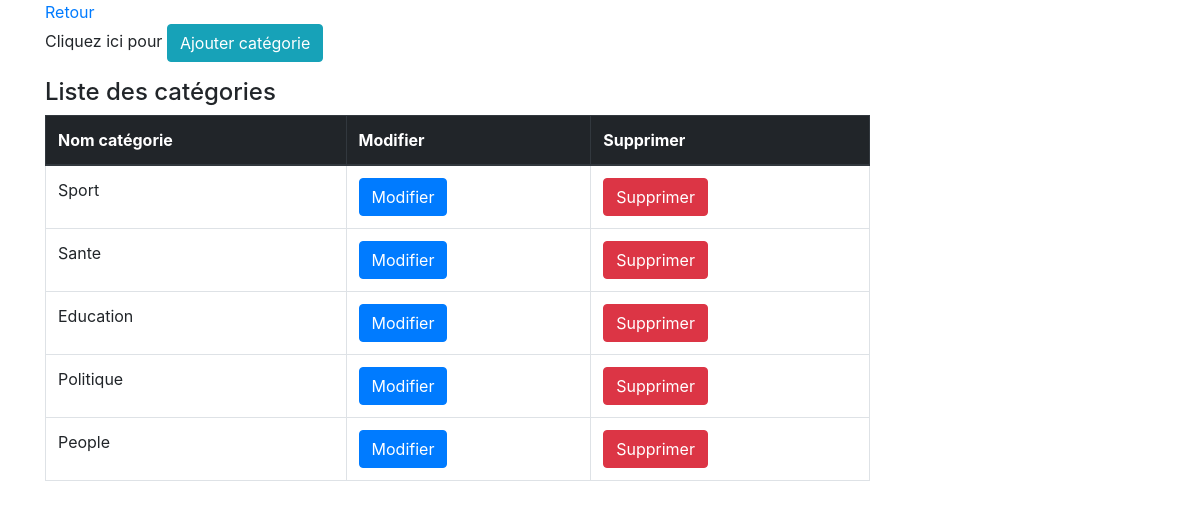
Screenshot of /gesca with the database file from the repository.
### tables this page shows
CREATE TABLE IF NOT EXISTS `categorie` (
  `id` int(11) NOT NULL AUTO_INCREMENT,
  `libelle` varchar(20) DEFAULT NULL,
  PRIMARY KEY (`id`)
);

### models/gescaModel.php (called while the page is built)
<?php
$req=$bd->query('SELECT * FROM categorie');
$donnee=$req->fetchAll();
return $donnee;
 ?>

### vues/gesca.php (the view, shortened to what this page needs)
<!DOCTYPE html>
<html>
<head>
	<link rel="stylesheet" type="text/css" href="styles/bootstrap.min.css">
</head>
<body>
	<div class="container">
		<div class="row">
			<div class="col-lg-9">
				<a href="dashboad">Retour</a>
				<p>Cliquez ici pour <a href="ajoutcateg"><button type="button" class="btn btn-info">Ajouter catégorie</button></a></p>
				<h4>Liste des catégories</h4>
	<table class="table table-bordered">
  <thead class="thead-dark">
    <tr>
      <th scope="col">Nom catégorie</th>
      <th scope="col">Modifier</th>
      <th scope="col">Supprimer</th>
    </tr>
  </thead>
  <tbody>
   <?php
		foreach($donnee as $n)
		{
			echo '<tr>';
			echo '<td>'.$n['libelle'].'</td>';
			echo "<td>";
              echo "<a href='updatecateg/".$n['id']."'><button type='button' class='btn btn-primary'>";
              echo 'Modifier';
              echo "</button></a>";
            echo "</td>";
			echo "<td>";
              echo "<a href='delcateg/".$n['id']."'><button type='button' class='btn btn-danger'>";
              echo 'Supprimer';
              echo "</button></a>";
            echo "</td>";
			echo '</tr>';
		}
	?>
  </tbody>
</table>
			</div>
		</div>
	</div>
</body>
</html>

### rows the page displays
categorie: libelle "Sport"
categorie: libelle "Sante"
categorie: libelle "Education"
categorie: libelle "Politique"
categorie: libelle "People"
